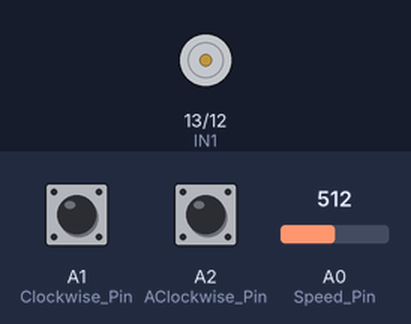
This sketch was run on a simulated Arduino Uno, built with avr-gcc and run on an emulated ATmega328P. Shown: motor-driver pin pairs drawn as motors (green arrow = first pin HIGH = forward, orange = second pin HIGH = backward, longer = more drive, scaled by the enable pin). The inputs (shaded band) are chosen by the test bench; at power-on: A0 (Speed_Pin) = 512, A1 (Clockwise_Pin) HIGH, A2 (AClockwise_Pin) HIGH.

Above: at 1.2 s.
1.3 s: A0 (Speed_Pin) set to 716
2.8 s: A1 (Clockwise_Pin) pulled LOW for 0.15 s
At 2.87 s:
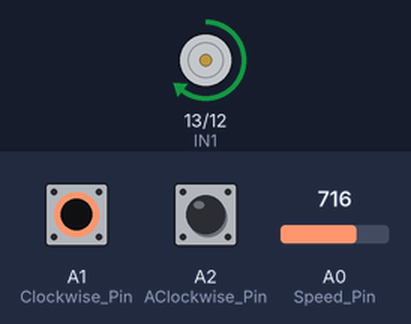
4.4 s: A2 (AClockwise_Pin) pulled LOW for 0.15 s
At 4.47 s:
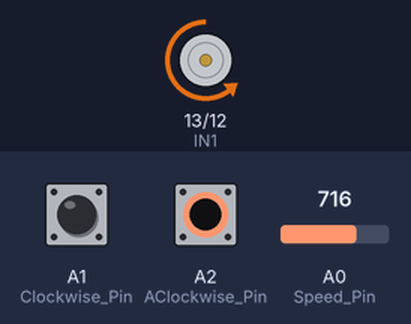
6.0 s: A0 (Speed_Pin) set to 900
7.5 s: A1 (Clockwise_Pin) pulled LOW for 1 s
At 7.9 s:
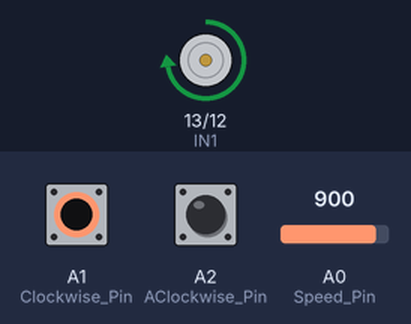
10.0 s: A2 (AClockwise_Pin) pulled LOW for 1 s
At 10.8 s:
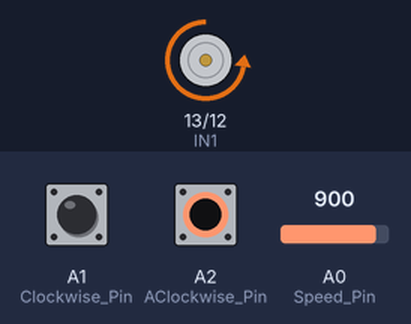
Timing chart, 0 to 13.0 s (numbered marks = the images above; inputs shaded):
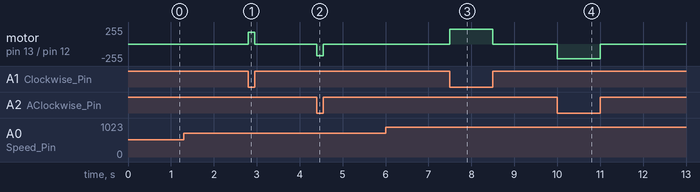

Measured:
- after the input at 2.8 s, motor on pin 13 (IN1) / pin 12 (IN2): stopped → forward 178/255 at once, → stopped 0.15 s later
- after the input at 4.4 s, motor on pin 13 (IN1) / pin 12 (IN2): stopped → backward 178/255 at once, → stopped 0.15 s later
- after the input at 7.5 s, motor on pin 13 (IN1) / pin 12 (IN2): stopped → forward 224/255 at once, → stopped 1.0 s later
- after the input at 10.0 s, motor on pin 13 (IN1) / pin 12 (IN2): stopped → backward 224/255 at once, → stopped 1.0 s later

The sketch:

motor_h_z_yon_kontrolu.ino
```cpp
//Assign Names to Pins
const int Speed_Pin  = A0; //Speed Control Pin
const int Clockwise_Pin  = A1; //Clockwise Control Button Pin
const int AClockwise_Pin = A2; //Anti-Clockwise Control Button Pin

//Motor Driver Pins
const int IN1 = 13;
const int IN2 = 12;
const int ENA = 11;

void setup ()
{
  pinMode(Clockwise_Pin,  INPUT_PULLUP);  // Set the pin as INPUT_PULLUP
  pinMode(AClockwise_Pin, INPUT_PULLUP);  // Set the pin as INPUT_PULLUP
  pinMode(Speed_Pin, INPUT);  // Set the pin as INPUT

  // Motor
  pinMode(IN1, OUTPUT);  // Set the pin as OUTPUT
  pinMode(IN2, OUTPUT);  // Set the pin as OUTPUT
  pinMode(ENA, OUTPUT);   //PWM Pin
}
void loop ()
{
  int Clockwise  = digitalRead(Clockwise_Pin);  // read the input on pin:
  int AClockwise = digitalRead(AClockwise_Pin);  // read the input on pin:
  int Speed_Value = analogRead(Speed_Pin);  // read the input on pin:

  int Motor_Speed = map(Speed_Value, 0,1023, 0,255);
  analogWrite(ENA, Motor_Speed); //PWM Signal to control the speed of motor. (0 - 255)

  if(Clockwise == LOW)
  {
    // Start Motor Clockwise
    digitalWrite(IN1, HIGH);
    digitalWrite(IN2, LOW);
  }

  else if(AClockwise == LOW)
  {
    // Start Motor Clockwise
    digitalWrite(IN1, LOW);
    digitalWrite(IN2, HIGH);
  }

  else
  {
    // Start Motor Clockwise
    digitalWrite(IN1, LOW);
    digitalWrite(IN2, LOW);
  }
}
```
